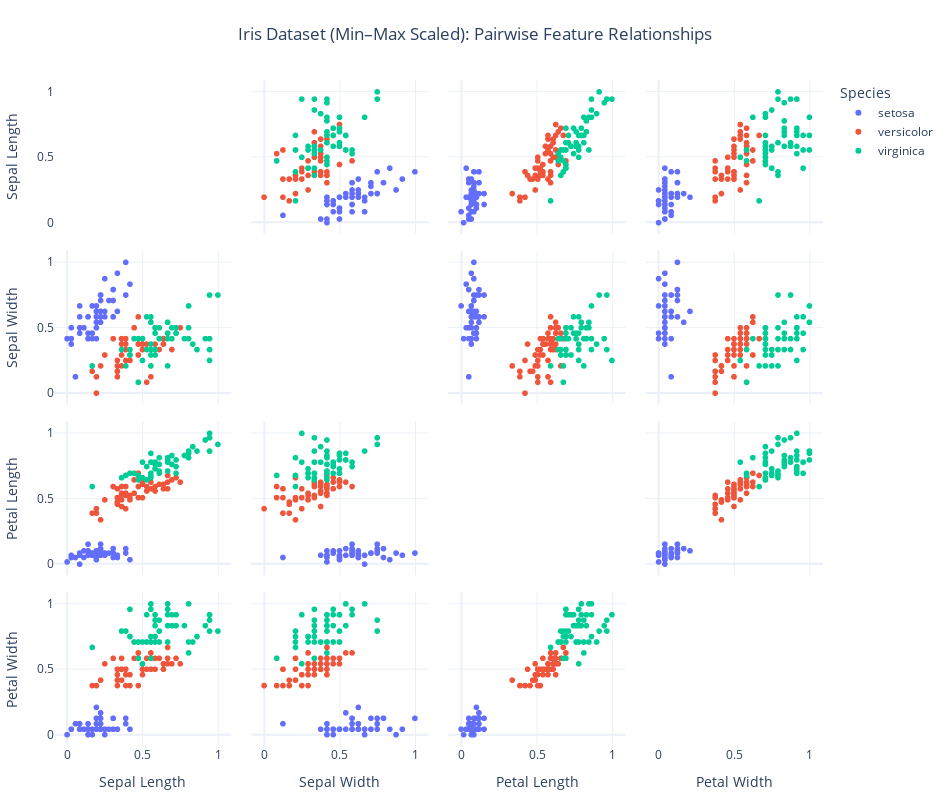

The notebook cell saved with this chart:
### Markdown cell above
### ✏️ Exercise: Create a Min–Max Scaled Scatter Matrix for the Iris Dataset

#### **Prompt:**

Build an interactive scatter-matrix visualization of the Iris dataset after applying min–max scaling. Assume the Iris dataset has already been loaded and that `X_iris` contains the feature DataFrame and `y_iris` contains the target labels. Use `MinMaxScaler` to scale all numeric features, then convert the scaled output back into a pandas DataFrame with the original column names. Add a human-readable `species` column by mapping each target value to the corresponding name in `iris.target_names`. Clean up feature names for display by removing units in parentheses (such as “(cm)”) and formatting words to look like proper titles (e.g., “Sepal Length”, “Petal Width”). Use Plotly Express to create a scatter matrix of the scaled features, color points by species, hide the diagonal panels to reduce clutter, and apply simple layout tweaks (centered title, clear legend title, and a selection-friendly drag mode) so the visualization is clean, interactive, and suitable for teaching.

### Code cell
import re
import pandas as pd
import plotly.express as px
from sklearn.preprocessing import MinMaxScaler
from sklearn.datasets import load_iris

# -------------------------------------------------
# 1) Scale features with MinMaxScaler -> DataFrame
# -------------------------------------------------
scaler = MinMaxScaler()
X_scaled_array = scaler.fit_transform(X_iris)

df_scaled = pd.DataFrame(
    X_scaled_array,
    columns=X_iris.columns,
    index=X_iris.index
)

# -------------------------------------------------
# 2) Add human-readable species labels
# -------------------------------------------------
iris = load_iris()  # for iris.target_names
df_scaled["species"] = pd.Series(y_iris, index=df_scaled.index).map(
    lambda i: iris.target_names[int(i)]
)

# -------------------------------------------------
# 3) Clean feature names for display
#    - remove units in parentheses (e.g., "(cm)")
#    - format as title case words (e.g., "Sepal Length")
# -------------------------------------------------
def clean_feature_name(name: str) -> str:
    name = re.sub(r"\s*\(.*?\)\s*", "", name)  # drop "(cm)" or any "(...)"
    name = name.replace("_", " ").strip()
    return name.title()

feature_cols = [c for c in df_scaled.columns if c != "species"]
clean_map = {c: clean_feature_name(c) for c in feature_cols}
df_scaled = df_scaled.rename(columns=clean_map)

clean_feature_cols = [clean_map[c] for c in feature_cols]

# -------------------------------------------------
# 4) Scatter matrix with Plotly Express
# -------------------------------------------------
fig = px.scatter_matrix(
    df_scaled,
    dimensions=clean_feature_cols,
    color="species",
    title="Iris Dataset (Min–Max Scaled): Pairwise Feature Relationships",
    height=800,
    width=950
)

# Hide diagonal panels to reduce clutter
fig.update_traces(diagonal_visible=False)

# Layout tweaks for teaching + selection-friendly interaction
fig.update_layout(
    template="plotly_white",
    title_x=0.5,
    legend_title_text="Species",
    dragmode="select",
    margin=dict(l=40, r=40, t=80, b=40)
)

fig.show()

### Figure 1 — Plotly figure (JSON) as saved in the notebook; plotly's stock layout.template omitted (floating-point values rounded to 4 significant figures)
{"data": [{"diagonal": {"visible": false}, "dimensions": [{"axis": {"matches": true}, "label": "Sepal Length", "values": [0.2222, 0.1667, 0.1111, 0.08333, 0.1944, 0.3056, 0.08333, 0.1944, 0.02778, 0.1667, 0.3056, 0.1389, 0.1389, 0.0, 0.4167, 0.3889, 0.3056, 0.2222, 0.3889, 0.2222, 0.3056, 0.2222, 0.08333, 0.2222, 0.1389, 0.1944, 0.1944, 0.25, 0.25, 0.1111, 0.1389, 0.3056, 0.25, 0.3333, 0.1667, 0.1944, 0.3333, 0.1667, 0.02778, 0.2222, 0.1944, 0.05556, 0.02778, 0.1944, 0.2222, 0.1389, 0.2222, 0.08333, 0.2778, 0.1944]}, {"axis": {"matches": true}, "label": "Sepal Width", "values": [0.625, 0.4167, 0.5, 0.4583, 0.6667, 0.7917, 0.5833, 0.5833, 0.375, 0.4583, 0.7083, 0.5833, 0.4167, 0.4167, 0.8333, 1.0, 0.7917, 0.625, 0.75, 0.75, 0.5833, 0.7083, 0.6667, 0.5417, 0.5833, 0.4167, 0.5833, 0.625, 0.5833, 0.5, 0.4583, 0.5833, 0.875, 0.9167, 0.4583, 0.5, 0.625, 0.6667, 0.4167, 0.5833, 0.625, 0.125, 0.5, 0.625, 0.75, 0.4167, 0.75, 0.5, 0.7083, 0.5417]}, {"axis": {"matches": true}, "label": "Petal Length", "values": [0.0678, 0.0678, 0.05085, 0.08475, 0.0678, 0.1186, 0.0678, 0.08475, 0.0678, 0.08475, 0.08475, 0.1017, 0.0678, 0.01695, 0.0339, 0.08475, 0.05085, 0.0678, 0.1186, 0.08475, 0.1186, 0.08475, 0.0, 0.1186, 0.1525, 0.1017, 0.1017, 0.08475, 0.0678, 0.1017, 0.1017, 0.08475, 0.08475, 0.0678, 0.08475, 0.0339, 0.05085, 0.0678, 0.05085, 0.08475, 0.05085, 0.05085, 0.05085, 0.1017, 0.1525, 0.0678, 0.1017, 0.0678, 0.08475, 0.0678]}, {"axis": {"matches": true}, "label": "Petal Width", "values": [0.04167, 0.04167, 0.04167, 0.04167, 0.04167, 0.125, 0.08333, 0.04167, 0.04167, 0.0, 0.04167, 0.04167, 0.0, 0.0, 0.04167, 0.125, 0.125, 0.08333, 0.08333, 0.08333, 0.04167, 0.125, 0.04167, 0.1667, 0.04167, 0.04167, 0.125, 0.04167, 0.04167, 0.04167, 0.04167, 0.125, 0.0, 0.04167, 0.04167, 0.04167, 0.04167, 0.0, 0.04167, 0.04167, 0.08333, 0.08333, 0.04167, 0.2083, 0.125, 0.08333, 0.04167, 0.04167, 0.04167, 0.04167]}], "hovertemplate": "species=setosa<br>%{xaxis.title.text}=%{x}<br>%{yaxis.title.text}=%{y}<extra></extra>", "legendgroup": "setosa", "marker": {"color": "#636efa", "symbol": "circle"}, "name": "setosa", "showlegend": true, "type": "splom"}, {"diagonal": {"visible": false}, "dimensions": [{"axis": {"matches": true}, "label": "Sepal Length", "values": [0.75, 0.5833, 0.7222, 0.3333, 0.6111, 0.3889, 0.5556, 0.1667, 0.6389, 0.25, 0.1944, 0.4444, 0.4722, 0.5, 0.3611, 0.6667, 0.3611, 0.4167, 0.5278, 0.3611, 0.4444, 0.5, 0.5556, 0.5, 0.5833, 0.6389, 0.6944, 0.6667, 0.4722, 0.3889, 0.3333, 0.3333, 0.4167, 0.4722, 0.3056, 0.4722, 0.6667, 0.5556, 0.3611, 0.3333, 0.3333, 0.5, 0.4167, 0.1944, 0.3611, 0.3889, 0.3889, 0.5278, 0.2222, 0.3889]}, {"axis": {"matches": true}, "label": "Sepal Width", "values": [0.5, 0.5, 0.4583, 0.125, 0.3333, 0.3333, 0.5417, 0.1667, 0.375, 0.2917, 0.0, 0.4167, 0.08333, 0.375, 0.375, 0.4583, 0.4167, 0.2917, 0.08333, 0.2083, 0.5, 0.3333, 0.2083, 0.3333, 0.375, 0.4167, 0.3333, 0.4167, 0.375, 0.25, 0.1667, 0.1667, 0.2917, 0.2917, 0.4167, 0.5833, 0.4583, 0.125, 0.4167, 0.2083, 0.25, 0.4167, 0.25, 0.125, 0.2917, 0.4167, 0.375, 0.375, 0.2083, 0.3333]}, {"axis": {"matches": true}, "label": "Petal Length", "values": [0.6271, 0.5932, 0.661, 0.5085, 0.6102, 0.5932, 0.6271, 0.3898, 0.6102, 0.4915, 0.4237, 0.5424, 0.5085, 0.6271, 0.4407, 0.5763, 0.5932, 0.5254, 0.5932, 0.4915, 0.6441, 0.5085, 0.661, 0.6271, 0.5593, 0.5763, 0.6441, 0.678, 0.5932, 0.4237, 0.4746, 0.4576, 0.4915, 0.6949, 0.5932, 0.5932, 0.6271, 0.5763, 0.5254, 0.5085, 0.5763, 0.6102, 0.5085, 0.3898, 0.5424, 0.5424, 0.5424, 0.5593, 0.339, 0.5254]}, {"axis": {"matches": true}, "label": "Petal Width", "values": [0.5417, 0.5833, 0.5833, 0.5, 0.5833, 0.5, 0.625, 0.375, 0.5, 0.5417, 0.375, 0.5833, 0.375, 0.5417, 0.5, 0.5417, 0.5833, 0.375, 0.5833, 0.4167, 0.7083, 0.5, 0.5833, 0.4583, 0.5, 0.5417, 0.5417, 0.6667, 0.5833, 0.375, 0.4167, 0.375, 0.4583, 0.625, 0.5833, 0.625, 0.5833, 0.5, 0.5, 0.5, 0.4583, 0.5417, 0.4583, 0.375, 0.5, 0.4583, 0.5, 0.5, 0.4167, 0.5]}], "hovertemplate": "species=versicolor<br>%{xaxis.title.text}=%{x}<br>%{yaxis.title.text}=%{y}<extra></extra>", "legendgroup": "versicolor", "marker": {"color": "#EF553B", "symbol": "circle"}, "name": "versicolor", "showlegend": true, "type": "splom"}, {"diagonal": {"visible": false}, "dimensions": [{"axis": {"matches": true}, "label": "Sepal Length", "values": [0.5556, 0.4167, 0.7778, 0.5556, 0.6111, 0.9167, 0.1667, 0.8333, 0.6667, 0.8056, 0.6111, 0.5833, 0.6944, 0.3889, 0.4167, 0.5833, 0.6111, 0.9444, 0.9444, 0.4722, 0.7222, 0.3611, 0.9444, 0.5556, 0.6667, 0.8056, 0.5278, 0.5, 0.5833, 0.8056, 0.8611, 1.0, 0.5833, 0.5556, 0.5, 0.9444, 0.5556, 0.5833, 0.4722, 0.7222, 0.6667, 0.7222, 0.4167, 0.6944, 0.6667, 0.6667, 0.5556, 0.6111, 0.5278, 0.4444]}, {"axis": {"matches": true}, "label": "Sepal Width", "values": [0.5417, 0.2917, 0.4167, 0.375, 0.4167, 0.4167, 0.2083, 0.375, 0.2083, 0.6667, 0.5, 0.2917, 0.4167, 0.2083, 0.3333, 0.5, 0.4167, 0.75, 0.25, 0.08333, 0.5, 0.3333, 0.3333, 0.2917, 0.5417, 0.5, 0.3333, 0.4167, 0.3333, 0.4167, 0.3333, 0.75, 0.3333, 0.3333, 0.25, 0.4167, 0.5833, 0.4583, 0.4167, 0.4583, 0.4583, 0.4583, 0.2917, 0.5, 0.5417, 0.4167, 0.2083, 0.4167, 0.5833, 0.4167]}, {"axis": {"matches": true}, "label": "Petal Length", "values": [0.8475, 0.6949, 0.8305, 0.7797, 0.8136, 0.9492, 0.5932, 0.8983, 0.8136, 0.8644, 0.6949, 0.7288, 0.7627, 0.678, 0.6949, 0.7288, 0.7627, 0.9661, 1.0, 0.678, 0.7966, 0.661, 0.9661, 0.661, 0.7966, 0.8475, 0.6441, 0.661, 0.7797, 0.8136, 0.8644, 0.9153, 0.7797, 0.6949, 0.7797, 0.8644, 0.7797, 0.7627, 0.6441, 0.7458, 0.7797, 0.6949, 0.6949, 0.8305, 0.7966, 0.7119, 0.678, 0.7119, 0.7458, 0.6949]}, {"axis": {"matches": true}, "label": "Petal Width", "values": [1.0, 0.75, 0.8333, 0.7083, 0.875, 0.8333, 0.6667, 0.7083, 0.7083, 1.0, 0.7917, 0.75, 0.8333, 0.7917, 0.9583, 0.9167, 0.7083, 0.875, 0.9167, 0.5833, 0.9167, 0.7917, 0.7917, 0.7083, 0.8333, 0.7083, 0.7083, 0.7083, 0.8333, 0.625, 0.75, 0.7917, 0.875, 0.5833, 0.5417, 0.9167, 0.9583, 0.7083, 0.7083, 0.8333, 0.9583, 0.9167, 0.75, 0.9167, 1.0, 0.9167, 0.75, 0.7917, 0.9167, 0.7083]}], "hovertemplate": "species=virginica<br>%{xaxis.title.text}=%{x}<br>%{yaxis.title.text}=%{y}<extra></extra>", "legendgroup": "virginica", "marker": {"color": "#00cc96", "symbol": "circle"}, "name": "virginica", "showlegend": true, "type": "splom"}], "layout": {"dragmode": "select", "height": 800, "legend": {"title": {"text": "Species"}, "tracegroupgap": 0}, "margin": {"b": 40, "l": 40, "r": 40, "t": 80}, "title": {"text": "Iris Dataset (Min–Max Scaled): Pairwise Feature Relationships", "x": 0.5}, "width": 950}}
